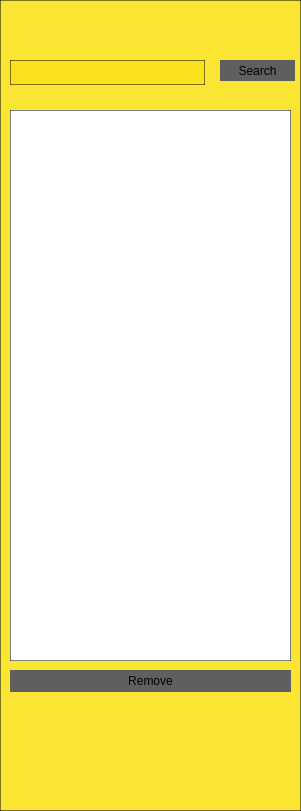
   <widget class="QGroupBox" name="groupBox_2">
    <property name="geometry">
     <rect>
      <x>10</x>
      <y>10</y>
      <width>301</width>
      <height>811</height>
     </rect>
    </property>
    <property name="styleSheet">
     <string notr="true">background: rgba(248, 224, 11, 0.6);
border: 1px solid rgba(0, 0, 0, 0.5);
</string>
    </property>
    <property name="title">
     <string/>
    </property>
    <widget class="QLineEdit" name="LSearch">
     <property name="geometry">
      <rect>
       <x>10</x>
       <y>60</y>
       <width>195</width>
       <height>25</height>
      </rect>
     </property>
     <property name="styleSheet">
      <string notr="true">
background: linear-gradient(0deg, rgba(244, 244, 244, 0.94), rgba(244, 244, 244, 0.94)), linear-gradient(0deg, rgba(244, 244, 244, 0.94), rgba(244, 244, 244, 0.94)), linear-gradient(0deg, rgba(244, 244, 244, 0.94), rgba(244, 244, 244, 0.94)), rgba(244, 244, 244, 0.94);</string>
     </property>
    </widget>
    <widget class="QPushButton" name="BSearch">
     <property name="geometry">
      <rect>
       <x>220</x>
       <y>60</y>
       <width>75</width>
       <height>21</height>
      </rect>
     </property>
     <property name="styleSheet">
      <string notr="true">background-color: rgb(255, 255, 255);
background-color: rgb(95, 95, 95);

border:none;
</string>
     </property>
     <property name="text">
      <string>Search</string>
     </property>
    </widget>
    <widget class="QListWidget" name="lstCitezins">
     <property name="geometry">
      <rect>
       <x>10</x>
       <y>110</y>
       <width>281</width>
       <height>551</height>
      </rect>
     </property>
     <property name="styleSheet">
      <string notr="true">background:white;</string>
     </property>
    </widget>
    <widget class="QPushButton" name="Bremove">
     <property name="geometry">
      <rect>
       <x>10</x>
       <y>670</y>
       <width>281</width>
       <height>22</height>
      </rect>
     </property>
     <property name="styleSheet">
      <string notr="true">background-color: rgb(95, 95, 95);
border:none;</string>
     </property>
     <property name="text">
      <string>Remove</string>
     </property>
    </widget>
   </widget>
